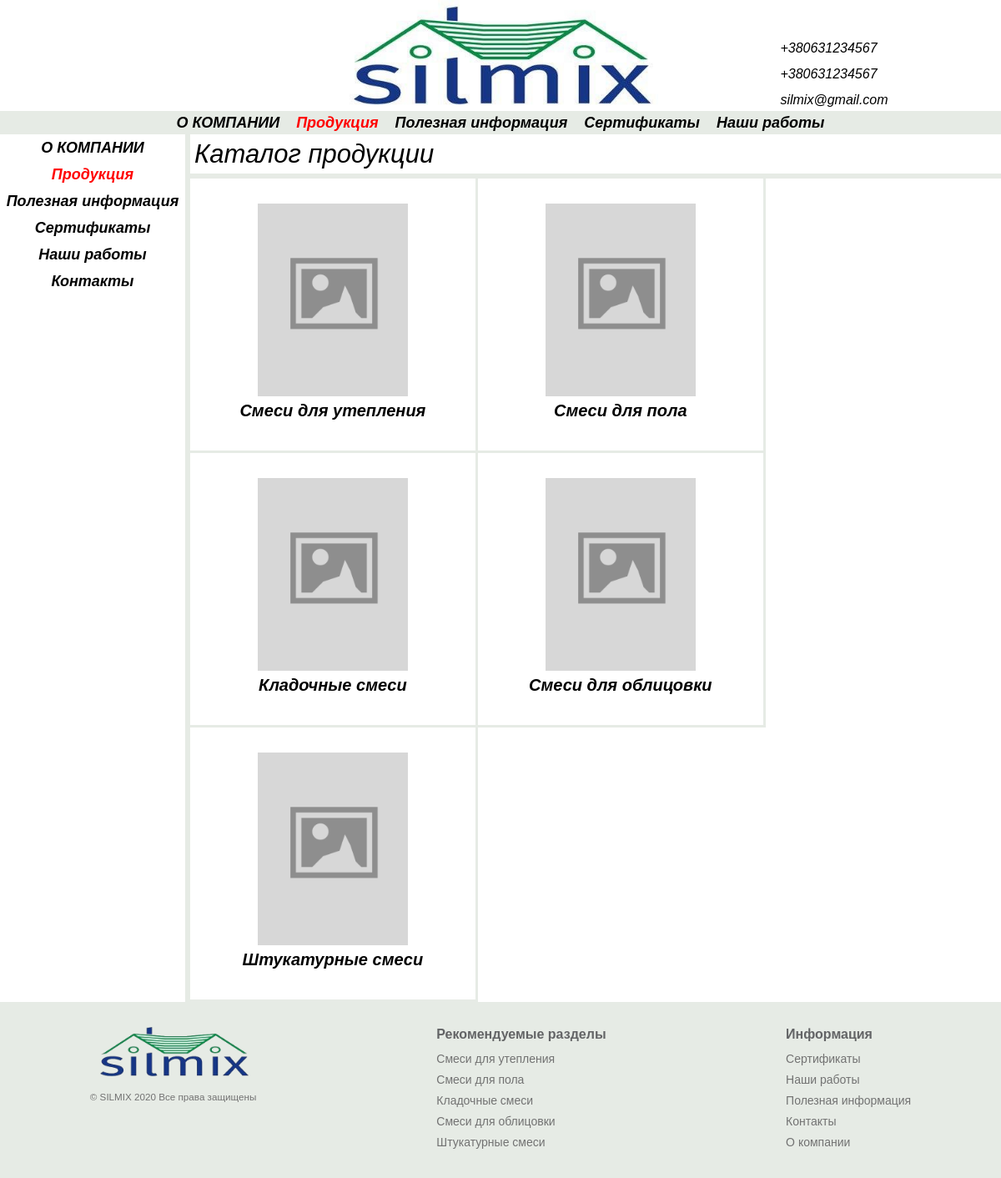
The page / on the database its author committed.
### pages/models.py (models this page shows, shortened)
class Page(models.Model):
    page = models.CharField("Страница", max_length=30, primary_key=True)
    title = models.CharField(
        "СЕО  Заголовок", max_length=165, null=True, blank=True)
    readableTitle = models.CharField(
        "Заголовок на странице", max_length=165, null=True, blank=True)
    description = models.TextField(
        "СЕО Описание(скрытое)", blank=True, null=True)
    keywords = models.TextField(
        "СЕО Ключевые слова", blank=True, null=True)
    body = RichTextField(
        "Текст на странице", blank=True, null=True)
    def keywordsLength(self):
        if self.keywords == None or len(self.keywords.split(',')) <= 1:
            return "Нет ключевых фраз"
        return f"Количество ключевых фраз - «{len(self.keywords.split(','))}»"
    keywordsLength.short_description = 'Ключевые фразы SEO'
    def descriptionLength(self):
        if self.description == None or len(self.description.split(' ')) <= 1:
            return "SEO описание отсутствует"
        return f"Количество слов в SEO описании - «{len(self.description.split(' '))}»"
    descriptionLength.short_description = 'SEO описание'
    class Meta:
        verbose_name_plural = 'Страницы и СЕО'
        verbose_name = 'Страницу СЕО'

### catalog/models.py (models this page shows, shortened)
class Category(models.Model):
    UTEPLENIE = 'UT'
    POL = 'PO'
    KLADKA = 'KL'
    OBLICOVKA = 'OB'
    SHTUKATURKA = 'SH'
    CATEGORIES = (
        (UTEPLENIE, 'Смеси для утепления'),
        (POL, 'Смеси для пола'),
        (KLADKA, 'Кладочные смеси'),
        (OBLICOVKA, 'Смеси для облицовки'),
        (SHTUKATURKA, 'Штукатурные смеси'),
    )
    categoryName = models.CharField(
        'Название категории', max_length=2,
        choices=CATEGORIES, primary_key=True,
    )
    slugUrl = models.CharField(
        'Адрес страницы', max_length=200, null=True,
        blank=True
    )
    def get_absolute_url(self):
        return self.slugUrl
    def readableCategory(self):
        for item in self.CATEGORIES:
            if item[0] == self.categoryName:
                return str(item[1])
    categoryImage = VersatileImageField(
        verbose_name='Image', ppoi_field='ppoi', blank=True,
        null=True
    )
    ppoi = PPOIField()
    class Meta:
        verbose_name_plural = 'Категории товаров'
        verbose_name = 'Категория товаров'

### frontend/views.py (the view)
# urls.py: path('', views.index, name='index'),
def index(request):
    content = Page.objects.get(page='index')
    categories = Category.objects.all()
    return render(
        request, 'frontend/index.html',
        {
            'content': content,
            'categories': categories,
            'index': True,
        }
    )

### frontend/templates/frontend/index.html (shortened to what this page needs)
{% extends 'frontend/base.html' %}
{% load static %}
{% block meta %}
<link rel="stylesheet" href="{% static 'frontend/css/index.css' %}">
{% endblock meta %}
{% block content %}
<div class="title">
    <h1>{{ content.readableTitle}}</h1>
</div>
<div class="catalog">
    {% for item in categories %}
    <div class="catalog__item">
        <a href="{{ item.get_absolute_url }}" class="catalog__item-image">
            <img src="
            {% if item.categoryImage %}
            /media/{{ item.categoryImage }}
            {% else %}
            {% static 'frontend/images/placeholder.png' %}
            {% endif %}" alt="{{ item.readableCategory }} - Silmix">
        </a>
        <div class="catalog__item-title">
            <h2><a href="{{ item.get_absolute_url }}">{{ item.readableCategory }}</a></h2>
        </div>
    </div>
    {% endfor %}
</div>
{% endblock content %}

### frontend/static/frontend/css/base.css (style rules this page uses)
* { padding: 0; margin: 0; border: 0; }
*, *:before, *:after { -moz-box-sizing: border-box; -webkit-box-sizing: border-box; box-sizing: border-box; }
html, body { height: 100%; width: 100%; font-size: 100%; line-height: 1; font-size: 14px; -ms-text-size-adjust: 100%; -moz-text-size-adjust: 100%; -webkit-text-size-adjust: 100%; }
a, a:visited { text-decoration: none; }
img { vertical-align: top; }
h1, h2, h3, h4, h5, h6 { font-size: inherit; font-weight: 400; }
html { overflow-y: scroll; scroll-behavior: smooth; }
body { background: #e6ebe5; font-family: Arial, Helvetica, sans-serif; }
.title { display: block; font-size: 18px; font-style: italic; padding: 8px 0 8px 5px; border-bottom: 6px solid #e6ebe5; }
.title h1 { font-size: 31px; font-weight: 100; }

### frontend/static/frontend/css/index.css (style rules this page uses)
.catalog { display: flex; flex-wrap: wrap; }
.catalog__item { flex: 0 1 344.9px; display: flex; flex-flow: column; align-items: center; padding: 30px 0; border-right: 3px solid #e6ebe5; border-bottom: 3px solid #e6ebe5; justify-content: space-between; }
.catalog__item-image { display: block; width: 180px; }
.catalog__item-image img { object-fit: contain; width: 100%; }
.catalog__item-title { max-width: 230px; text-align: center; }
.catalog__item-title h2 { font-size: 20px; font-weight: bold; font-style: italic; line-height: 35px; color: black; }
.catalog__item-title h2 a { color: inherit; }

### rows shown on the page
Page: readableTitle "Каталог продукции"
Category: readableCategory "Смеси для утепления"
Category: readableCategory "Смеси для пола"
Category: readableCategory "Кладочные смеси"
Category: readableCategory "Смеси для облицовки"
Category: readableCategory "Штукатурные смеси"
